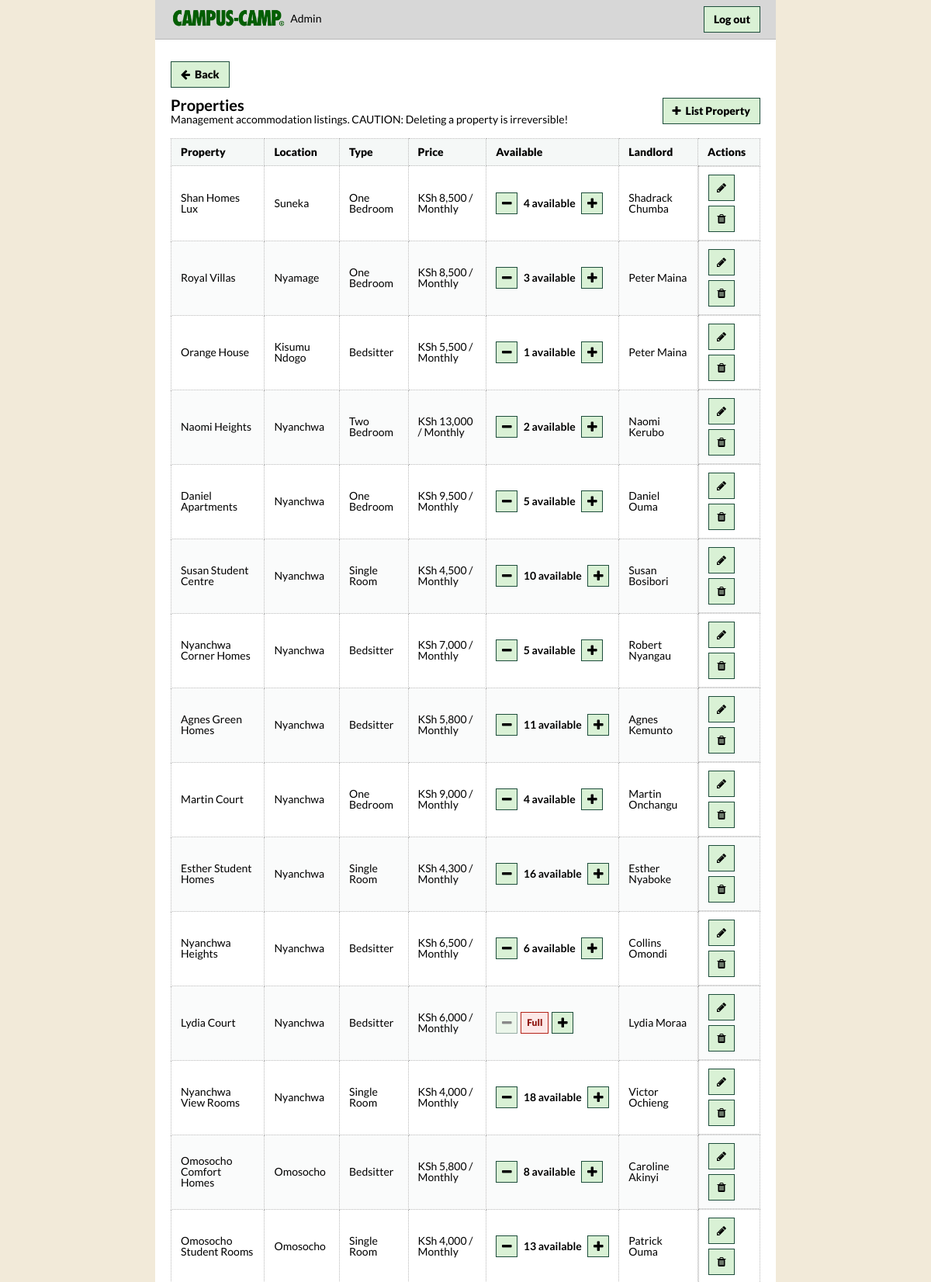
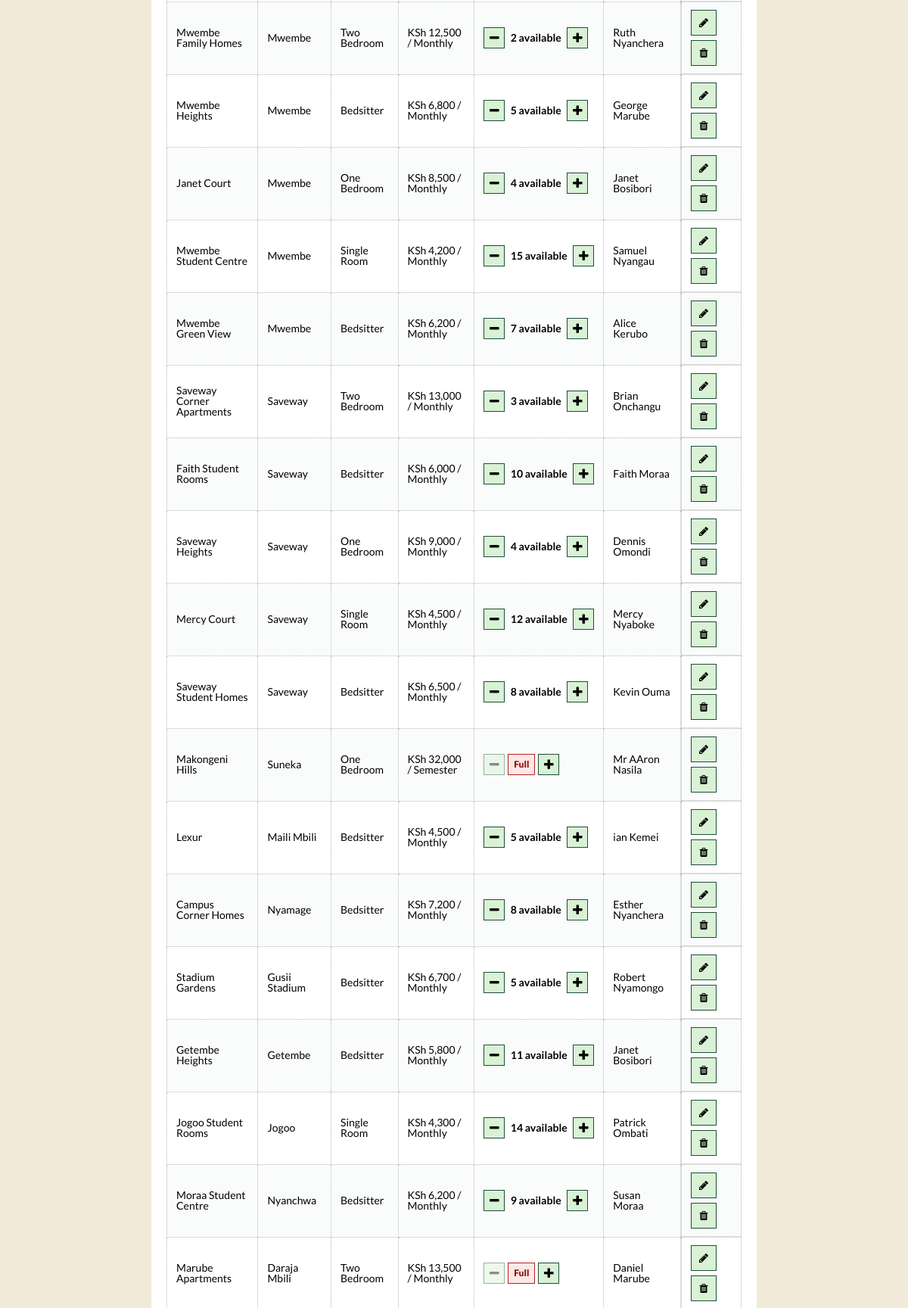
The page /admin/properties.php (signed in, upper part) on the database its author committed (2 pictures, top to bottom).
### tables this page shows
CREATE TABLE `properties` (
  `id` int NOT NULL AUTO_INCREMENT,
  `landlord_id` int NOT NULL,
  `name` varchar(150) NOT NULL,
  `location` varchar(150) NOT NULL,
  `house_type` varchar(50) NOT NULL,
  `price` decimal(10,2) NOT NULL,
  `payment_period` enum('Monthly','Semester') NOT NULL DEFAULT 'Monthly',
  `deposit` decimal(10,2) DEFAULT NULL,
  `description` text,
  PRIMARY KEY (`id`),
  KEY `landlord_id` (`landlord_id`),
  CONSTRAINT `properties_ibfk_1` FOREIGN KEY (`landlord_id`) REFERENCES `landlords` (`id`) ON DELETE CASCADE ON UPDATE CASCADE
);

CREATE TABLE `rooms` (
  `id` int NOT NULL AUTO_INCREMENT,
  `property_id` int NOT NULL,
  `room_type` varchar(50) NOT NULL,
  `available_rooms` int NOT NULL DEFAULT '0',
  `status` enum('Available','Full') NOT NULL DEFAULT 'Available',
  PRIMARY KEY (`id`),
  KEY `property_id` (`property_id`),
  CONSTRAINT `rooms_ibfk_1` FOREIGN KEY (`property_id`) REFERENCES `properties` (`id`) ON DELETE CASCADE ON UPDATE CASCADE
);

CREATE TABLE `landlords` (
  `id` int NOT NULL AUTO_INCREMENT,
  `name` varchar(100) NOT NULL,
  `phone` varchar(30) NOT NULL,
  `location` varchar(150) NOT NULL,
  PRIMARY KEY (`id`)
);

### admin/properties.php (the view, shortened to what this page needs)
<?php
require_once __DIR__ . "/../config/database.php";
$sql = "
    SELECT
        p.id,
        p.name,
        p.location,
        p.house_type,
        p.price,
        p.payment_period,
        p.deposit,
        r.available_rooms,
        l.name AS landlord_name
    FROM properties p
    INNER JOIN landlords l
        ON p.landlord_id = l.id
    LEFT JOIN rooms r
        ON p.id = r.property_id
    ORDER BY p.id DESC
";
$result = $conn->query($sql);
?>
<!DOCTYPE html>
<html lang="en">
<head>
    <link
        rel="stylesheet"
        href="../css/styles.css?v=<?= filemtime(__DIR__ . '/../css/styles.css') ?>"
    >
</head>
<body>
<header class="admin-header">
    <div class="container admin-header-inner">
        <strong>
            <img class="brand-image" src="../images/ofcampus-logo.png" alt="Campus-Camp®"><span class="admin-context">Admin</span>
        </strong>
        <div>
            <a href="logout.php">Log out</a>
        </div>
    </div>
</header>
<main class="admin-main">
    <div class="admin-content-actions">
        <div class="container">
            <a href="dashboard.php" class="cancel-button" aria-label="Back to dashboard" title="Back to dashboard">
                <i class="fa fa-arrow-left" aria-hidden="true"></i>
                <span class="button-label">Back</span>
            </a>
        </div>
    </div>
    <div class="container">
        <div class="admin-page-title">
            <div>
                <h1>
                    Properties
                </h1>
                <p>
                    Management accommodation listings. CAUTION: Deleting a property is irreversible!
                </p>
            </div>
            <div class="admin-page-actions">
                <a href="add_property.php" class="admin-button">
                    <i class="fa fa-plus" aria-hidden="true"></i>
                    <span class="button-label">List Property</span>
                </a>
            </div>
        </div>
        <?php if ($result && $result->num_rows > 0): ?>
            <div class="admin-table-container">
                <table class="admin-table properties-admin-table">
                    <thead>
                        <tr>
                            <th>
                                Property
                            </th>
                            <th>
                                Location
                            </th>
                            <th>
                                Type
                            </th>
                            <th>
                                Price
                            </th>
                            <th>
                                Available
                            </th>
                            <th>
                                Landlord
                            </th>
                            <th>
                                Actions
                            </th>
                        </tr>
                    </thead>
                    <tbody>
                    <?php while ($property = $result->fetch_assoc()): ?>
                        <tr>
                            <td>
                                <?= htmlspecialchars(
                                    $property["name"]
                                ) ?>
                            </td>
                            <td>
                                <?= htmlspecialchars(
                                    $property["location"]
                                ) ?>
                            </td>
                            <td>
                                <?= htmlspecialchars(
                                    $property["house_type"]
                                ) ?>
                            </td>
                            <td>
                                KSh
                                <?= number_format($property["price"], 0) ?>
                                /
                                <?= htmlspecialchars($property["payment_period"]) ?>
                            </td>
                            <td>
                                <?php $available = (int)$property["available_rooms"]; ?>
                                <div class="availability-control">
                                    <form method="POST" class="availability-change-form">
                                        <button
                                            type="submit"
                                            class="availability-adjust"
                                            aria-label="Reduce available rooms"
                                            title="Reduce available rooms"
                                            <?= $available <= 0 ? "disabled" : "" ?>
                                        ><i class="fa fa-minus" aria-hidden="true"></i></button>
                                    </form>
                                    <?php if ($available > 0): ?>
                                        <span class="status-available"><?= $available ?> available</span>
                                    <?php else: ?>
                                        <span class="status-rented-out" role="status">Full</span>
                                    <?php endif; ?>
                                    <form method="POST" class="availability-change-form">
                                        <button
                                            type="submit"
                                            class="availability-adjust"
                                            aria-label="Add available room"
                                            title="Add available room"
                                        ><i class="fa fa-plus" aria-hidden="true"></i></button>
                                    </form>
                                </div>
                            </td>
                            <td>
                                <?= htmlspecialchars(
                                    $property["landlord_name"]
                                ) ?>
                            </td>
                            <td class="action-links">
                                <a
                                    href="edit_property.php?id=<?= (int)$property["id"] ?>"
                                    aria-label="Edit property"
                                    title="Edit property"
                                >
                                    <i class="fa fa-pencil" aria-hidden="true"></i>
                                </a>
                                <a
                                    href="delete_property.php?id=<?= (int)$property["id"] ?>"
                                    data-confirm-message="Deleting this property also removes its rooms and facilities. This action cannot be undone. Continue?"
                                    aria-label="Delete property"
                                    title="Delete property"
                                >
                                    <i class="fa fa-trash" aria-hidden="true"></i>
                                </a>
                            </td>
                        </tr>
                    <?php endwhile; ?>
                    </tbody>
                </table>
            </div>
        <?php endif; ?>
    </div>
</main>
</body>
</html>

### rows shown on the page
properties: name "Shan Homes Lux", location "Suneka", house_type "One Bedroom", price "8,500", payment_period "Monthly", rooms.available_rooms "4", landlord.name "Shadrack Chumba"
properties: name "Royal Villas", location "Nyamage", house_type "One Bedroom", price "8,500", payment_period "Monthly", rooms.available_rooms "3", landlord.name "Peter Maina"
properties: name "Orange House", location "Kisumu Ndogo", house_type "Bedsitter", price "5,500", payment_period "Monthly", rooms.available_rooms "1", landlord.name "Peter Maina"
properties: name "Naomi Heights", location "Nyanchwa", house_type "Two Bedroom", price "13,000", payment_period "Monthly", rooms.available_rooms "2", landlord.name "Naomi Kerubo"
properties: name "Daniel Apartments", location "Nyanchwa", house_type "One Bedroom", price "9,500", payment_period "Monthly", rooms.available_rooms "5", landlord.name "Daniel Ouma"
properties: name "Susan Student Centre", location "Nyanchwa", house_type "Single Room", price "4,500", payment_period "Monthly", rooms.available_rooms "10", landlord.name "Susan Bosibori"
properties: name "Nyanchwa Corner Homes", location "Nyanchwa", house_type "Bedsitter", price "7,000", payment_period "Monthly", rooms.available_rooms "5", landlord.name "Robert Nyangau"
properties: name "Agnes Green Homes", location "Nyanchwa", house_type "Bedsitter", price "5,800", payment_period "Monthly", rooms.available_rooms "11", landlord.name "Agnes Kemunto"
properties: name "Martin Court", location "Nyanchwa", house_type "One Bedroom", price "9,000", payment_period "Monthly", rooms.available_rooms "4", landlord.name "Martin Onchangu"
properties: name "Esther Student Homes", location "Nyanchwa", house_type "Single Room", price "4,300", payment_period "Monthly", rooms.available_rooms "16", landlord.name "Esther Nyaboke"
properties: name "Nyanchwa Heights", location "Nyanchwa", house_type "Bedsitter", price "6,500", payment_period "Monthly", rooms.available_rooms "6", landlord.name "Collins Omondi"
properties: name "Lydia Court", location "Nyanchwa", house_type "Bedsitter", price "6,000", payment_period "Monthly", shows "Full", landlord.name "Lydia Moraa"
properties: name "Nyanchwa View Rooms", location "Nyanchwa", house_type "Single Room", price "4,000", payment_period "Monthly", rooms.available_rooms "18", landlord.name "Victor Ochieng"
properties: name "Omosocho Comfort Homes", location "Omosocho", house_type "Bedsitter", price "5,800", payment_period "Monthly", rooms.available_rooms "8", landlord.name "Caroline Akinyi"
properties: name "Omosocho Student Rooms", location "Omosocho", house_type "Single Room", price "4,000", payment_period "Monthly", rooms.available_rooms "13", landlord.name "Patrick Ouma"
properties: name "Mwembe Family Homes", location "Mwembe", house_type "Two Bedroom", price "12,500", payment_period "Monthly", rooms.available_rooms "2", landlord.name "Ruth Nyanchera"
properties: name "Mwembe Heights", location "Mwembe", house_type "Bedsitter", price "6,800", payment_period "Monthly", rooms.available_rooms "5", landlord.name "George Marube"
properties: name "Janet Court", location "Mwembe", house_type "One Bedroom", price "8,500", payment_period "Monthly", rooms.available_rooms "4", landlord.name "Janet Bosibori"
properties: name "Mwembe Student Centre", location "Mwembe", house_type "Single Room", price "4,200", payment_period "Monthly", rooms.available_rooms "15", landlord.name "Samuel Nyangau"
properties: name "Mwembe Green View", location "Mwembe", house_type "Bedsitter", price "6,200", payment_period "Monthly", rooms.available_rooms "7", landlord.name "Alice Kerubo"
properties: name "Saveway Corner Apartments", location "Saveway", house_type "Two Bedroom", price "13,000", payment_period "Monthly", rooms.available_rooms "3", landlord.name "Brian Onchangu"
properties: name "Faith Student Rooms", location "Saveway", house_type "Bedsitter", price "6,000", payment_period "Monthly", rooms.available_rooms "10", landlord.name "Faith Moraa"
properties: name "Saveway Heights", location "Saveway", house_type "One Bedroom", price "9,000", payment_period "Monthly", rooms.available_rooms "4", landlord.name "Dennis Omondi"
properties: name "Mercy Court", location "Saveway", house_type "Single Room", price "4,500", payment_period "Monthly", rooms.available_rooms "12", landlord.name "Mercy Nyaboke"
properties: name "Saveway Student Homes", location "Saveway", house_type "Bedsitter", price "6,500", payment_period "Monthly", rooms.available_rooms "8", landlord.name "Kevin Ouma"
properties: name "Makongeni Hills", location "Suneka", house_type "One Bedroom", price "32,000", payment_period "Semester", shows "Full", landlord.name "Mr AAron Nasila"
properties: name "Lexur", location "Maili Mbili", house_type "Bedsitter", price "4,500", payment_period "Monthly", rooms.available_rooms "5", landlord.name "ian Kemei"
properties: name "Campus Corner Homes", location "Nyamage", house_type "Bedsitter", price "7,200", payment_period "Monthly", rooms.available_rooms "8", landlord.name "Esther Nyanchera"
properties: name "Stadium Gardens", location "Gusii Stadium", house_type "Bedsitter", price "6,700", payment_period "Monthly", rooms.available_rooms "5", landlord.name "Robert Nyamongo"
properties: name "Getembe Heights", location "Getembe", house_type "Bedsitter", price "5,800", payment_period "Monthly", rooms.available_rooms "11", landlord.name "Janet Bosibori"
properties: name "Jogoo Student Rooms", location "Jogoo", house_type "Single Room", price "4,300", payment_period "Monthly", rooms.available_rooms "14", landlord.name "Patrick Ombati"
properties: name "Moraa Student Centre", location "Nyanchwa", house_type "Bedsitter", price "6,200", payment_period "Monthly", rooms.available_rooms "9", landlord.name "Susan Moraa"
properties: name "Marube Apartments", location "Daraja Mbili", house_type "Two Bedroom", price "13,500", payment_period "Monthly", shows "Full", landlord.name "Daniel Marube"
